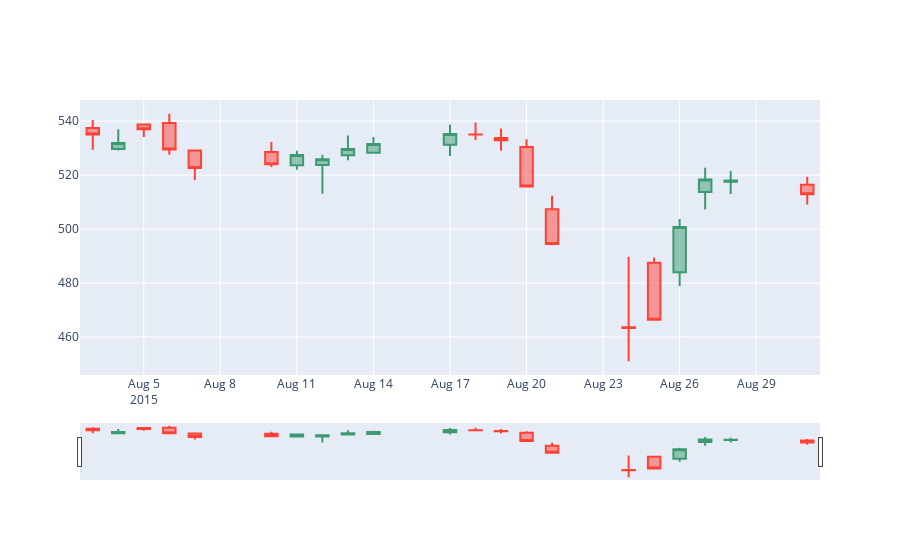

Source (notebook cell):
### Code cell
# Gráfica de velas de Amazon (En un mes)
trace = go.Candlestick(x=df_amazon.loc['2015-08'].index,
                      open=df_amazon.loc['2015-08'].Open,
                      high=df_amazon.loc['2015-08'].High,
                      low=df_amazon.loc['2015-08'].Low,
                      close=df_amazon.loc['2015-08'].Close)
data = [trace]
iplot(data)
